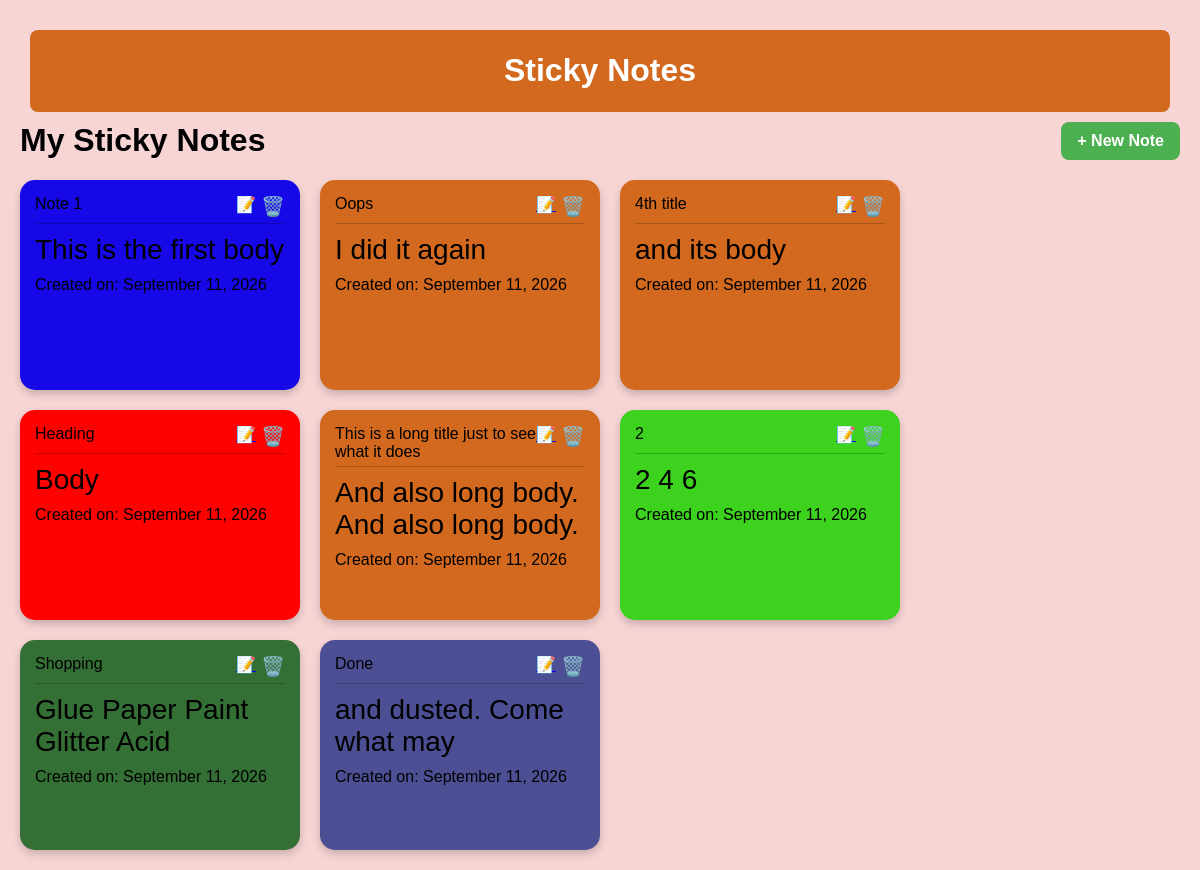
The page / on the database its author committed.
### notes/models.py (models this page shows)
class Note(models.Model):
    title = models.CharField(max_length=100)
    content = models.TextField()
    color = models.CharField(max_length=7, default="#d2691e")
    created_at = models.DateTimeField(auto_now_add=True)

### notes/views.py (the view)
# urls.py: path('', list_notes, name='list_notes'),
def list_notes(request):
    notes = Note.objects.all()
    context = {
        'notes': notes,
        'page_title': 'Sticky Notes',
    }
    return render(request, 'notes/list.html', context)

### notes/templates/notes/list.html (shortened to what this page needs)
{% extends "base.html" %}
{% block content %}
<div class="container">
    <div class="page-header">
        <h1>My Sticky Notes</h1>
        <a href="{% url 'create_note' %}" class="add-note-btn">+ New Note</a>
    </div>
    <div class="notes-board">
        {% for note in notes %}
        <div class="sticky-note" style="background-color: {{ note.color }}; ">
            <div class="note-header">
                {{note.title}}
                <div class="note-actions">
                <a href="{% url 'edit_note' note.id %}" class="btn btn-primary" title="Edit this Note">
                        📝
                    </a>
                <form method="post" action="{% url 'delete_note' note.id %}" title="Delete this Note">
                    <button type="submit" class="delete-btn">
                        🗑️
                    </button>
                </form>
                </div>
            </div>
            <div class="note-body">
            {{ note.content }}
            </div>
            <div class="note-footer">
                Created on:
            {{note.created_at|date:"F d, Y"}}
            </div>
        </div>
        {% empty %}
            <p>No notes yet.</p>
        {% endfor %}
    </div>
</div>
{% endblock %}

### notes/templates/base.html (shortened to what this page needs)
{% load static %}
<!DOCTYPE html>
<html lang="en">
<head>
    <link rel="stylesheet" href="{% static 'notes/styles.css' %}" />
</head>
<body>
    <header>
        <h1>
            {% block header %}
            Sticky Notes
            {% endblock header %}
        </h1>
    </header>
    <main>
        {% block content %}
        {% endblock content %}
    </main>
</body>
</html>

### notes/static/notes/styles.css (style rules this page uses)
body { font-family: Arial, Helvetica, sans-serif; background-color: #f7ccccce; margin: 0; padding: 20px; }
header { text-align: center; background-color: chocolate; padding: 1px; margin: 10px; border-radius: 8px; color: white; }
.page-header { display: flex; justify-content: space-between; align-items: center; margin-bottom: 20px; }
.page-header h1 { margin: 0; }
.add-note-btn { background-color: #4CAF50; color: white; text-decoration: none; padding: 10px 16px; border-radius: 8px; font-weight: bold; }
.notes-board { display: flex; flex-wrap: wrap; gap: 20px; }
.sticky-note { width: 250px; min-height: 180px; padding: 15px; border-radius: 15px; box-shadow: 0 4px 8px rgba(0, 0, 0, 0.2); position: relative; transition: transform 0.2s ease; }
.note-header { display: flex; justify-content: space-between; border-bottom: 1px solid rgba(0,0,0,0.2); padding-bottom: 5px; margin-bottom: 10px; }
.delete-btn { background: none; border: none; cursor: pointer; font-size: 1.2rem; padding: 0; }
.note-body { margin-top: 10px; font-size: 28px; }
.note-footer { display: flex; justify-content: space-between; align-items: center; margin-top: 10px; }
.note-actions { display: flex; gap: 5px; }

### rows shown on the page
Note: title "Note 1", content "This is the first body", created_at "September 11, 2026"
Note: title "Oops", content "I did it again", created_at "September 11, 2026"
Note: title "4th title", content "and its body", created_at "September 11, 2026"
Note: title "Heading", content "Body", created_at "September 11, 2026"
Note: title "This is a long title just to see what it does", content "And also long body. And also long body.", created_at "September 11, 2026"
Note: title "2", content "2 4 6", created_at "September 11, 2026"
Note: title "Shopping", content "Glue Paper Paint Glitter Acid", created_at "September 11, 2026"
Note: title "Done", content "and dusted. Come what may", created_at "September 11, 2026"
